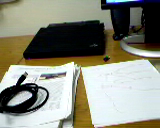
//> input picture example_16-01-imgA.png, 160 x 128 px
$ ./example_11-01 example_16-01-imgA.png   (built with g++ and OpenCV 4)
//> lines starting //> are read from the running program, lines starting //| are printed output that depends on the picture; after the words box and inside, x2 and y2 are one past the last pixel; in counts of white or black regions, pixels touching at a corner belong together
// Example 11-1. An affine transformation.
// Maps the 3 points (0, 0), (0, height-1), (width-1, 0) specified in srcTri[] to
// the specified points in array dstTri using a computed Affine Transform.
#include <opencv2/opencv.hpp>
#include <iostream>

using namespace std;

int main(int argc, char** argv) {

  if(argc != 2) {
    cout << "Warp affine\nUsage: " <<argv[0] <<" <imagename>\n" << endl;
    return -1;
  }

  cv::Mat src = cv::imread(argv[1],1);
//> src is the input picture: 128 rows x 160 cols, CV_8UC3; mean B, G, R 124.1, 138, 137
  if( src.empty() ) { cout << "Can not load " << argv[1] << endl; return -1; }

  cv::Point2f srcTri[] = {
    cv::Point2f(0,0),           // src Top left
    cv::Point2f(src.cols-1, 0), // src Top right
    cv::Point2f(0, src.rows-1)  // src Bottom left
  };

  cv::Point2f dstTri[] = {
    cv::Point2f(src.cols*0.f, src.rows*0.33f),   // dst Top left
    cv::Point2f(src.cols*0.85f, src.rows*0.25f), // dst Top right
    cv::Point2f(src.cols*0.15f, src.rows*0.7f)   // dst Bottom left
  };

  // COMPUTE AFFINE MATRIX
  //
  cv::Mat warp_mat = cv::getAffineTransform(srcTri, dstTri);
  cv::Mat dst, dst2;
  cv::warpAffine(
    src,
    dst,
    warp_mat,
    src.size(),
    cv::INTER_LINEAR,
    cv::BORDER_CONSTANT,
    cv::Scalar()
  );
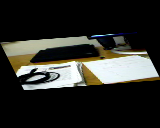
//> dst: 128 rows x 160 cols, CV_8UC3; mean B, G, R 41.1, 45.7, 45.3
  for( int i = 0; i < 3; ++i )
    cv::circle(dst, dstTri[i], 5, cv::Scalar(255, 0, 255), -1, cv::LINE_AA);
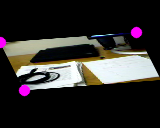
//> dst: 128 rows x 160 cols, CV_8UC3; 1.56% of pixels changed, all inside (x1, y1, x2, y2) = (0, 26, 143, 97)

  cv::imshow("Affine Transform Test", dst);
  cv::waitKey();

  for(int frame=0;;++frame) {

    // COMPUTE ROTATION MATRIX
    cv::Point2f center(src.cols*0.5f, src.rows*0.5f);
//> center = Point(80, 64)
    double angle = frame*3 % 360, scale = (cos((angle - 60)* CV_PI/180) + 1.05)*0.8;

    cv::Mat rot_mat = cv::getRotationMatrix2D(center, angle, scale);
//> rot_mat = [[1.24, 0, -19.2], [0, 1.24, -15.36]]

    cv::warpAffine(
      src,
      dst,
      rot_mat,
      src.size(),
      cv::INTER_LINEAR,
      cv::BORDER_CONSTANT,
      cv::Scalar()
    );
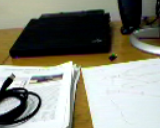
//> dst: 128 rows x 160 cols, CV_8UC3; mean B, G, R 123.1, 136.2, 135.4
    cv::imshow("Rotated Image", dst);
    if(cv::waitKey(30) >= 0 )
//> the Esc key is pressed
      break;

  }

  return 0;
}

$ run again, on checkerboard9x6.png
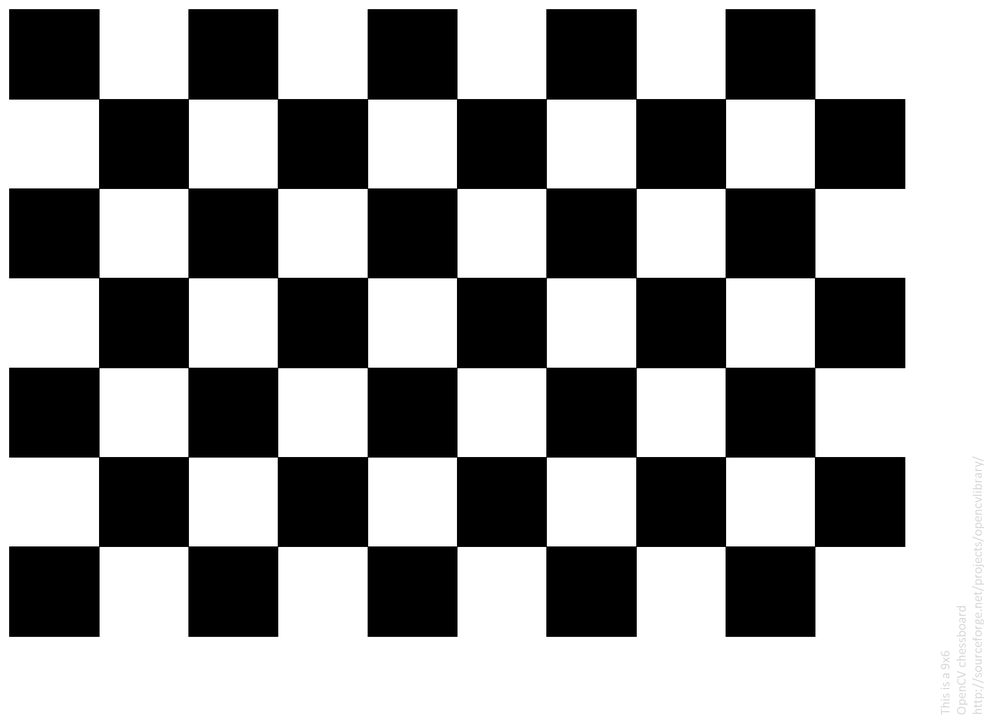
//> input picture checkerboard9x6.png, 985 x 716 px, shrunk from 1830 x 1330 before the run
//> src is the input picture: 716 rows x 985 cols, CV_8UC3; mean B, G, R 152.2, 152.2, 152.2
//> `cv::warpAffine( src, dst, warp_mat, src.size(), cv::INTER_LINEAR, cv::..`:
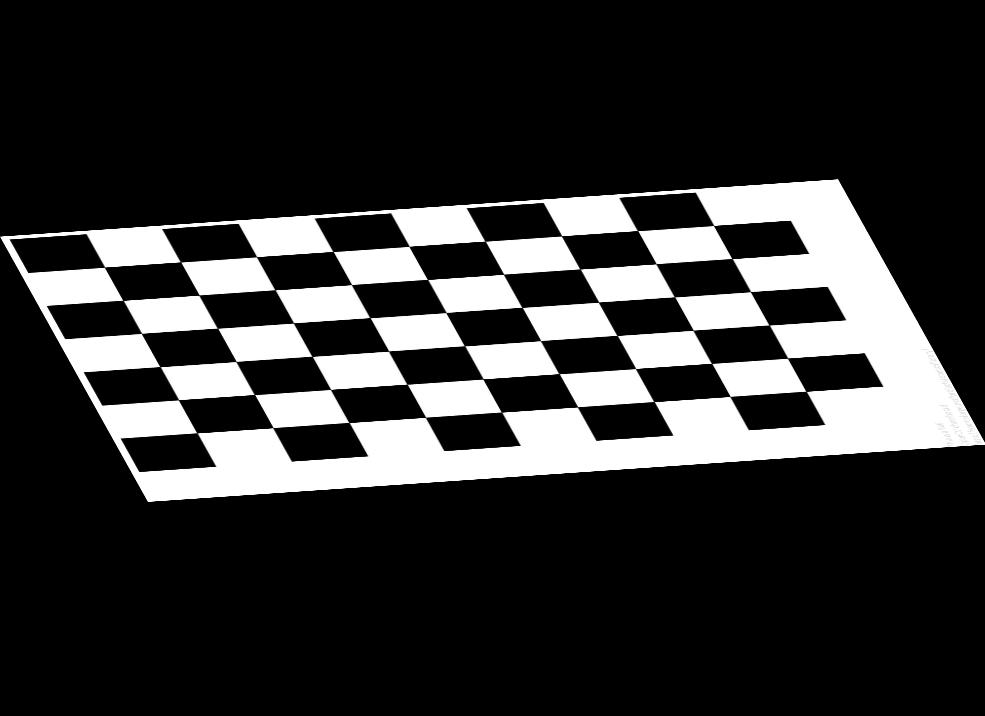
//> dst: 716 rows x 985 cols, CV_8UC3; mean B, G, R 49.8, 49.8, 49.8
//> `cv::warpAffine( src, dst, rot_mat, src.size(), cv::INTER_LINEAR, cv::B..`:
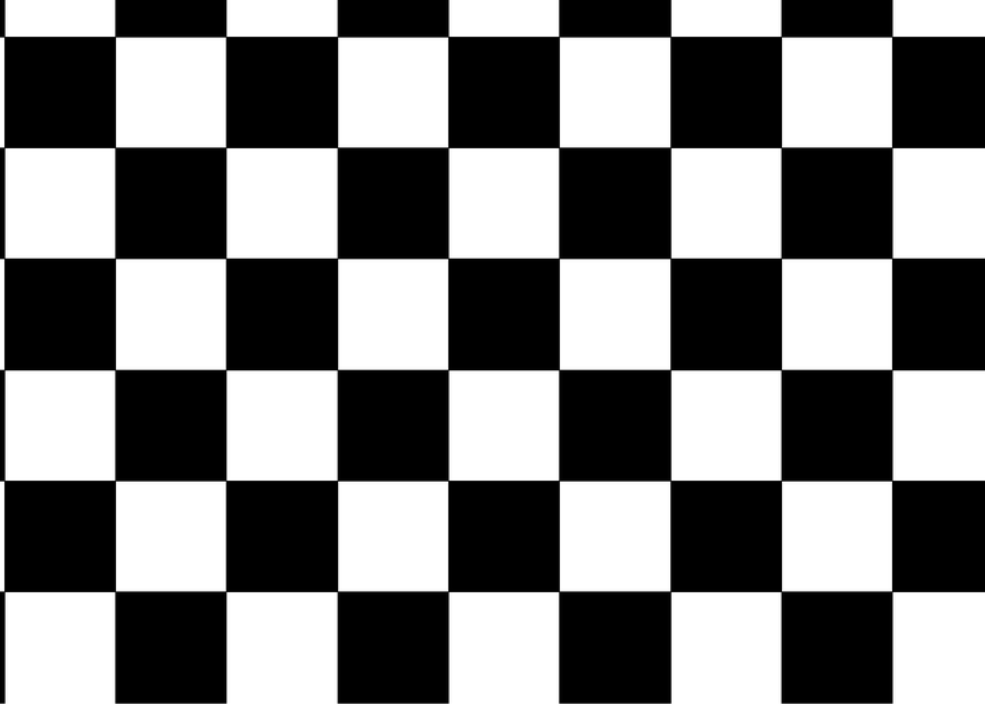
//> dst: 716 rows x 985 cols, CV_8UC3; min 0, max 255, mean 128.8

$ run again, on example_16-01-imgB.png
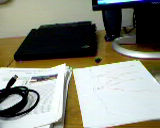
//> input picture example_16-01-imgB.png, 160 x 128 px
//> src is the input picture: 128 rows x 160 cols, CV_8UC3; mean B, G, R 123.6, 136, 134.3
//> after the loop `for( int i = 0; i < 3; ++i )`:
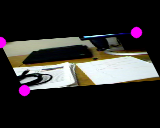
//> dst: 128 rows x 160 cols, CV_8UC3; mean B, G, R 43.6, 44.7, 47.2
//> `cv::warpAffine( src, dst, rot_mat, src.size(), cv::INTER_LINEAR, cv::B..`:
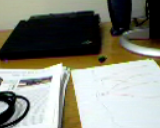
//> dst: 128 rows x 160 cols, CV_8UC3; mean B, G, R 123.7, 135.4, 133.9
